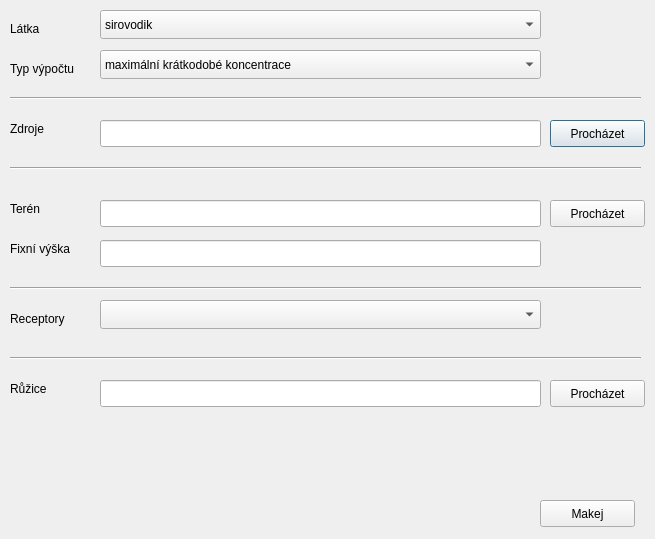
<?xml version="1.0" encoding="UTF-8"?>
<ui version="4.0">
 <class>MainDialogBase</class>
 <widget class="QDialog" name="MainDialogBase">
  <property name="geometry">
   <rect>
    <x>0</x>
    <y>0</y>
    <width>655</width>
    <height>539</height>
   </rect>
  </property>
  <property name="windowTitle">
   <string>Open Symos</string>
  </property>
  <widget class="QComboBox" name="cmbLatka">
   <property name="geometry">
    <rect>
     <x>100</x>
     <y>10</y>
     <width>441</width>
     <height>29</height>
    </rect>
   </property>
   <item>
    <property name="text">
     <string>sirovodik</string>
    </property>
   </item>
   <item>
    <property name="text">
     <string>chlorovodik</string>
    </property>
   </item>
   <item>
    <property name="text">
     <string>peroxid_vodiku</string>
    </property>
   </item>
   <item>
    <property name="text">
     <string>dimetyl_sulfid</string>
    </property>
   </item>
   <item>
    <property name="text">
     <string>oxid_siricity</string>
    </property>
   </item>
   <item>
    <property name="text">
     <string>oxid_dusnaty</string>
    </property>
   </item>
   <item>
    <property name="text">
     <string>oxid_dusicity</string>
    </property>
   </item>
   <item>
    <property name="text">
     <string>amoniak</string>
    </property>
   </item>
   <item>
    <property name="text">
     <string>sirouhlik</string>
    </property>
   </item>
   <item>
    <property name="text">
     <string>formaldehyd</string>
    </property>
   </item>
   <item>
    <property name="text">
     <string>oxid_dusny</string>
    </property>
   </item>
   <item>
    <property name="text">
     <string>oxid_uhelnaty</string>
    </property>
   </item>
   <item>
    <property name="text">
     <string>oxid_uhlicity</string>
    </property>
   </item>
   <item>
    <property name="text">
     <string>metan</string>
    </property>
   </item>
   <item>
    <property name="text">
     <string>vyssi_uhlovodiky</string>
    </property>
   </item>
   <item>
    <property name="text">
     <string>metyl_chlorid</string>
    </property>
   </item>
   <item>
    <property name="text">
     <string>karbonyl_sulfid</string>
    </property>
   </item>
   <item>
    <property name="text">
     <string>prach</string>
    </property>
   </item>
  </widget>
  <widget class="QLineEdit" name="txtZdroj">
   <property name="geometry">
    <rect>
     <x>100</x>
     <y>120</y>
     <width>441</width>
     <height>27</height>
    </rect>
   </property>
  </widget>
  <widget class="QPushButton" name="btnZdroj">
   <property name="geometry">
    <rect>
     <x>550</x>
     <y>120</y>
     <width>95</width>
     <height>27</height>
    </rect>
   </property>
   <property name="text">
    <string>Procházet</string>
   </property>
  </widget>
  <widget class="QLabel" name="lblLatka">
   <property name="geometry">
    <rect>
     <x>10</x>
     <y>20</y>
     <width>65</width>
     <height>17</height>
    </rect>
   </property>
   <property name="text">
    <string>Látka</string>
   </property>
  </widget>
  <widget class="QLabel" name="lblTypVypoctu">
   <property name="geometry">
    <rect>
     <x>10</x>
     <y>60</y>
     <width>81</width>
     <height>17</height>
    </rect>
   </property>
   <property name="text">
    <string>Typ výpočtu</string>
   </property>
  </widget>
  <widget class="QComboBox" name="cmbTypVypoctu">
   <property name="geometry">
    <rect>
     <x>100</x>
     <y>50</y>
     <width>441</width>
     <height>29</height>
    </rect>
   </property>
   <item>
    <property name="text">
     <string>maximální krátkodobé koncentrace</string>
    </property>
   </item>
   <item>
    <property name="text">
     <string>průměrné roční koncentrace</string>
    </property>
   </item>
   <item>
    <property name="text">
     <string>doby překročení zvolených koncentrací</string>
    </property>
   </item>
  </widget>
  <widget class="QLabel" name="lblZdroj">
   <property name="geometry">
    <rect>
     <x>10</x>
     <y>120</y>
     <width>81</width>
     <height>17</height>
    </rect>
   </property>
   <property name="text">
    <string>Zdroje</string>
   </property>
  </widget>
  <widget class="Line" name="line">
   <property name="geometry">
    <rect>
     <x>10</x>
     <y>90</y>
     <width>631</width>
     <height>16</height>
    </rect>
   </property>
   <property name="orientation">
    <enum>Qt::Horizontal</enum>
   </property>
  </widget>
  <widget class="QPushButton" name="btnTeren">
   <property name="geometry">
    <rect>
     <x>550</x>
     <y>200</y>
     <width>95</width>
     <height>27</height>
    </rect>
   </property>
   <property name="text">
    <string>Procházet</string>
   </property>
  </widget>
  <widget class="QLabel" name="lblTeren">
   <property name="geometry">
    <rect>
     <x>10</x>
     <y>200</y>
     <width>81</width>
     <height>17</height>
    </rect>
   </property>
   <property name="text">
    <string>Terén</string>
   </property>
  </widget>
  <widget class="QLineEdit" name="txtTeren">
   <property name="geometry">
    <rect>
     <x>100</x>
     <y>200</y>
     <width>441</width>
     <height>27</height>
    </rect>
   </property>
  </widget>
  <widget class="Line" name="line_2">
   <property name="geometry">
    <rect>
     <x>10</x>
     <y>160</y>
     <width>631</width>
     <height>16</height>
    </rect>
   </property>
   <property name="orientation">
    <enum>Qt::Horizontal</enum>
   </property>
  </widget>
  <widget class="QLineEdit" name="txtTeren2">
   <property name="geometry">
    <rect>
     <x>100</x>
     <y>240</y>
     <width>441</width>
     <height>27</height>
    </rect>
   </property>
  </widget>
  <widget class="QLabel" name="lblTeren2">
   <property name="geometry">
    <rect>
     <x>10</x>
     <y>240</y>
     <width>81</width>
     <height>17</height>
    </rect>
   </property>
   <property name="text">
    <string>Fixní výška</string>
   </property>
  </widget>
  <widget class="Line" name="line_3">
   <property name="geometry">
    <rect>
     <x>10</x>
     <y>280</y>
     <width>631</width>
     <height>16</height>
    </rect>
   </property>
   <property name="orientation">
    <enum>Qt::Horizontal</enum>
   </property>
  </widget>
  <widget class="QLabel" name="lblReceptory">
   <property name="geometry">
    <rect>
     <x>10</x>
     <y>310</y>
     <width>81</width>
     <height>17</height>
    </rect>
   </property>
   <property name="text">
    <string>Receptory</string>
   </property>
  </widget>
  <widget class="QComboBox" name="cmbReceptory">
   <property name="geometry">
    <rect>
     <x>100</x>
     <y>300</y>
     <width>441</width>
     <height>29</height>
    </rect>
   </property>
  </widget>
  <widget class="QPushButton" name="btnCalculate">
   <property name="geometry">
    <rect>
     <x>540</x>
     <y>500</y>
     <width>95</width>
     <height>27</height>
    </rect>
   </property>
   <property name="text">
    <string>Makej</string>
   </property>
  </widget>
  <widget class="QPushButton" name="btnRuzice">
   <property name="geometry">
    <rect>
     <x>550</x>
     <y>380</y>
     <width>95</width>
     <height>27</height>
    </rect>
   </property>
   <property name="text">
    <string>Procházet</string>
   </property>
  </widget>
  <widget class="Line" name="line_4">
   <property name="geometry">
    <rect>
     <x>10</x>
     <y>350</y>
     <width>631</width>
     <height>16</height>
    </rect>
   </property>
   <property name="orientation">
    <enum>Qt::Horizontal</enum>
   </property>
  </widget>
  <widget class="QLabel" name="lblRuzice">
   <property name="geometry">
    <rect>
     <x>10</x>
     <y>380</y>
     <width>81</width>
     <height>17</height>
    </rect>
   </property>
   <property name="text">
    <string>Růžice</string>
   </property>
  </widget>
  <widget class="QLineEdit" name="txtRuzice">
   <property name="geometry">
    <rect>
     <x>100</x>
     <y>380</y>
     <width>441</width>
     <height>27</height>
    </rect>
   </property>
  </widget>
 </widget>
 <resources/>
 <connections/>
</ui>
